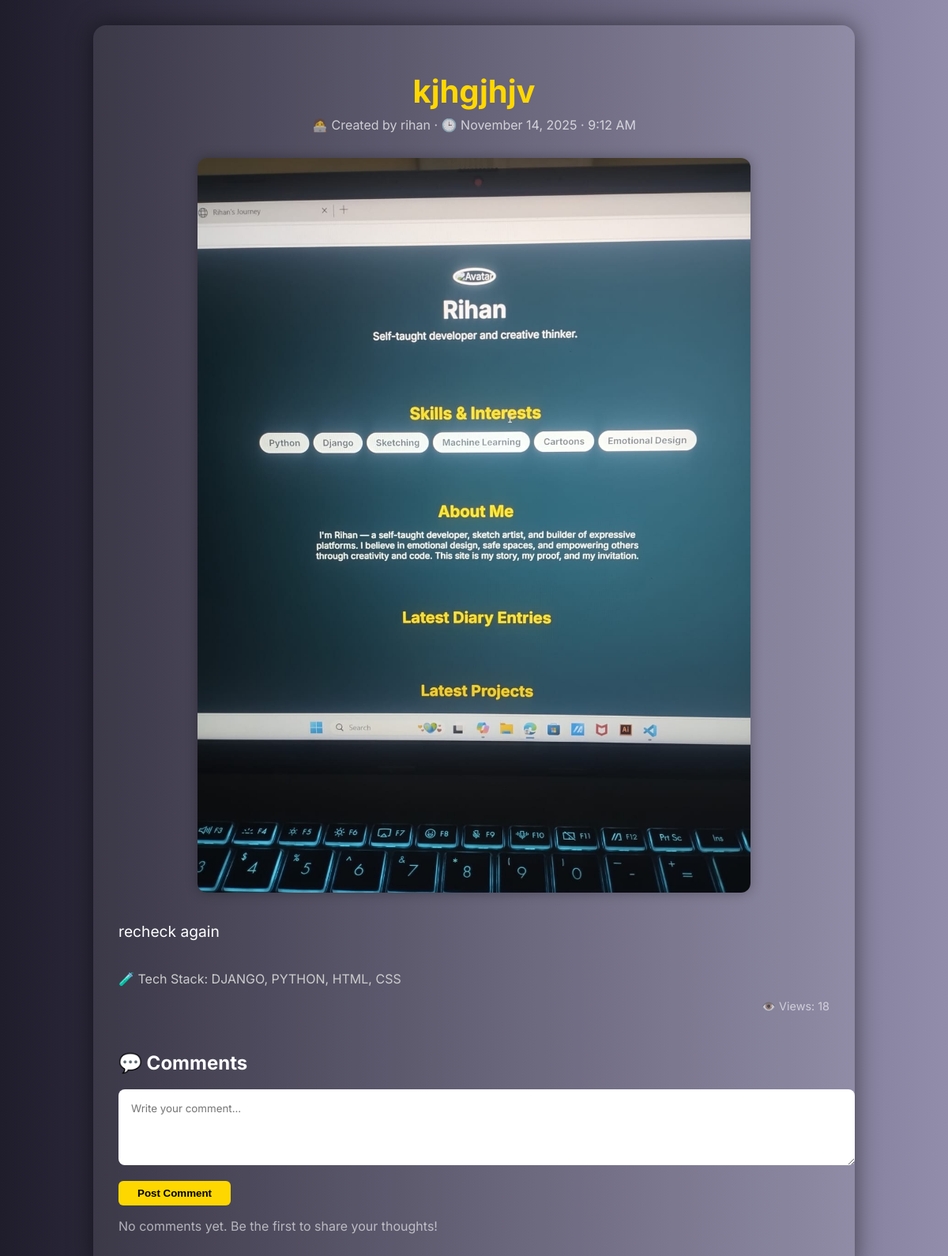
The page /projects/4/ on the database its author committed.
### core/models.py (models this page shows)
class Project(models.Model):
    user = models.ForeignKey(User, on_delete=models.CASCADE)
    title = models.CharField(max_length=200)
    description = models.TextField()
    tech_stack = models.CharField(max_length=200)
    image = models.ImageField(upload_to='projects/', blank=True, null=True)
    views= models.PositiveIntegerField(default =0)
    created_at = models.DateTimeField(auto_now_add=True)

class User(AbstractUser):
    avatar = models.ImageField(upload_to='avatars/', null=True, blank=True)
    bio = models.TextField(blank=True)
    skills = models.TextField(blank=True)
    interests = models.TextField(blank=True)

### core/views.py (the view, shortened to what this page needs)
# urls.py: path('projects/<int:pk>/', ProjectDetailView.as_view(), name='project-detail'),
class ProjectDetailView(DetailView):
    model = Project
    template_name = 'project_detail.html'
    context_object_name = 'project'
    def get_object(self, queryset=None):
        obj = super().get_object(queryset)
        obj.views += 1
        obj.save()
        return obj

### core/templates/project_detail.html (shortened to what this page needs)
<!DOCTYPE html>
<html lang="en">
<head>
</head>
<body>
  <div class="container">
    <h1 class="title">{{ project.title }}</h1>
    <div class="meta">🧑‍💻 Created by {{ project.user.username }} · 🕒 {{ project.created_at|date:"F j, Y · g:i A" }}</div>
    {% if project.image %}
      <img src="{{ project.image.url }}" alt="{{ project.title }}" class="image">
    {% else %}
      <img src="/static/default.jpg" alt="No image available" class="image">
    {% endif %}
    <div class="description">{{ project.description }}</div>
    {% if project.tech_stack %}
      <div class="tech">🧪 Tech Stack: {{ project.tech_stack }}</div>
    {% endif %}
    <div class="views">👁️ Views: {{ project.views }}</div>
    <div class="comment-section">
      <h2>💬 Comments</h2>
      <form method="POST" class="comment-form">
        <textarea name="content" rows="4" placeholder="Write your comment..." required></textarea>
        <button type="submit">Post Comment</button>
      </form>
      {% for comment in comments %}
        <div class="comment">
          <strong>{{ comment.user.username }}</strong> · <small>{{ comment.created_at|date:"F j, Y · g:i A" }}</small>
          <p>{{ comment.content }}</p>
        </div>
      {% empty %}
        <p style="opacity:0.6;">No comments yet. Be the first to share your thoughts!</p>
      {% endfor %}
    </div>
  </div>
</body>
</html>

### core/templates/project_detail.html (style rules this page uses)
body { margin: 0; font-family: 'Inter', sans-serif; background: linear-gradient(to right, #1f1c2c, #928dab); color: #fff; padding: 2rem; }
.container { max-width: 900px; margin: auto; background: rgba(255,255,255,0.08); border-radius: 16px; padding: 2rem; box-shadow: 0 0 30px rgba(0,0,0,0.5); }
.title { font-size: 2.5rem; color: #ffd700; margin-bottom: 0.5rem; text-align: center; }
.meta { text-align: center; font-size: 1rem; opacity: 0.7; margin-bottom: 2rem; }
.image { width: 100%; max-width: 700px; border-radius: 12px; box-shadow: 0 0 15px rgba(0,0,0,0.3); margin: 0 auto 2rem; display: block; }
.description { font-size: 1.2rem; line-height: 1.8; white-space: pre-wrap; margin-bottom: 2rem; }
.tech { font-size: 1rem; color: #ccc; margin-bottom: 1rem; }
.views { font-size: 0.9rem; opacity: 0.6; text-align: right; }
.comment-section { margin-top: 3rem; }
.comment-form textarea { width: 100%; padding: 1rem; border-radius: 8px; border: none; resize: vertical; font-family: 'Inter', sans-serif; }
.comment-form button { margin-top: 1rem; padding: 0.5rem 1.5rem; background: #ffd700; color: #000; border: none; border-radius: 6px; font-weight: bold; cursor: pointer; }

### rows shown on the page
Project: title "kjhgjhjv", user.username "rihan", created_at "November 14, 2025 · 9:12 AM", image (picture), description "recheck again", tech_stack "DJANGO, PYTHON, HTML, CSS", views "18"
